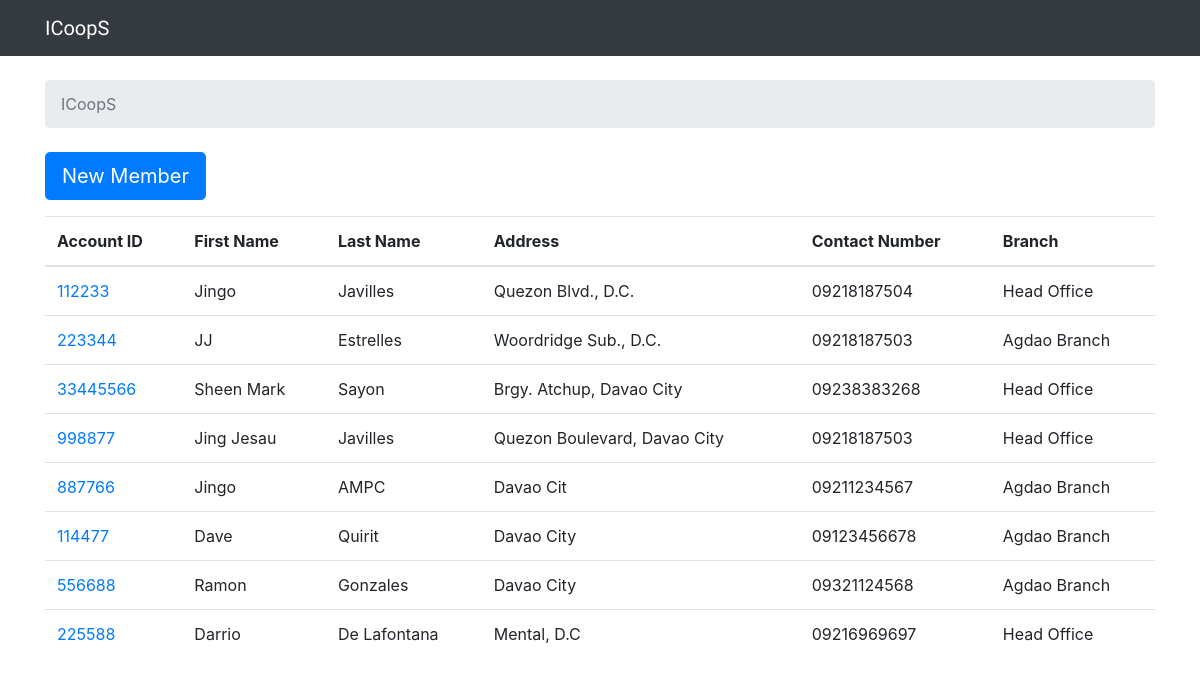
The page / on the database its author committed.
### client/models.py (models this page shows, shortened)
class Client(models.Model):
    acctid = models.CharField(max_length=30, primary_key=True, unique=True)
    fname = models.CharField(max_length=45)
    lname = models.CharField(max_length=45)
    address = models.CharField(max_length=300)
    contactnum = models.CharField(max_length=45)
    branch = models.ForeignKey(Branch, on_delete=models.DO_NOTHING, related_name='clients')

class Branch(models.Model):
    branchcode = models.IntegerField(primary_key=True, unique=True)
    branchname = models.CharField(max_length=45)
    def __str__(self):
        return self.branchname

### client/views.py (the view)
# urls.py: 2. Add a URL to urlpatterns:  path('', views.home, name='home')
def home(request):
    clients = Client.objects.all()
    return render(request, 'home.html', {'clients': clients})

### templates/home.html
{% extends 'base.html' %}
{% block breadcrumb %}
  <li class="breadcrumb-item active">ICoopS</li>
{% endblock %}
{% block content %}
    <p class="text-nowrap"> <a href="{% url 'new_client' %}" class="btn btn-primary btn-lg" role="button">New Member</a> </p>
      <table class="table">
        <thead class="thead-inverse">
        <tr>
          <th>Account ID</th>
          <th>First Name</th>
          <th>Last Name</th>
          <th>Address</th>
          <th>Contact Number</th>
          <th>Branch</th>
        </tr>
      </thead>
      <tbody>
        {% for client in clients %}
          <tr>
            <td>
              <a href="{% url 'view_client' client.pk %}">{{ client.acctid }}</a>
            </td>
            <td class="align-middle">
              {{ client.fname }}
            </td>
            <td class="align-middle">
              {{ client.lname }}
            </td>
            <td class="align-middle">
              {{ client.address }}
            </td>
            <td class="align-middle">
              {{ client.contactnum }}
            </td>
            <td class="align-middle">
              {{ client.branch }}
            </td>
          </tr>
        {% endfor %}
      </tbody>
    </table>
{% endblock %}

### templates/base.html (shortened to what this page needs)
{% load static %}<!DOCTYPE html>
<html>
  <head>
    <link rel="stylesheet" href="{% static 'css/bootstrap.min.css' %}">
    <link rel="stylesheet" href="{% static 'css/app.css' %}">
  </head>
  <body>
  <nav class="navbar navbar-expand-lg navbar-dark bg-dark">
      <div class="container">
        <a class="navbar-brand" href="{% url 'home' %}">ICoopS</a>
      </div>
    </nav>
    <div class="container">
      <ol class="breadcrumb my-4">
        {% block breadcrumb %}
        {% endblock %}
      </ol>
      {% block content %}
      {% endblock %}
    </div>
  </body>
</html>

### static/css/app.css (style rules this page uses)
.navbar-brand { font-family: 'Berkshire Swash', cursive; }

### rows shown on the page
Client: acctid "112233", fname "Jingo", lname "Javilles", address "Quezon Blvd., D.C.", contactnum "09218187504", branch "Head Office"
Client: acctid "223344", fname "JJ", lname "Estrelles", address "Woordridge Sub., D.C.", contactnum "09218187503", branch "Agdao Branch"
Client: acctid "33445566", fname "Sheen Mark", lname "Sayon", address "Brgy. Atchup, Davao City", contactnum "09238383268", branch "Head Office"
Client: acctid "998877", fname "Jing Jesau", lname "Javilles", address "Quezon Boulevard, Davao City", contactnum "09218187503", branch "Head Office"
Client: acctid "887766", fname "Jingo", lname "AMPC", address "Davao Cit", contactnum "09211234567", branch "Agdao Branch"
Client: acctid "114477", fname "Dave", lname "Quirit", address "Davao City", contactnum "09123456678", branch "Agdao Branch"
Client: acctid "556688", fname "Ramon", lname "Gonzales", address "Davao City", contactnum "09321124568", branch "Agdao Branch"
Client: acctid "225588", fname "Darrio", lname "De Lafontana", address "Mental, D.C", contactnum "09216969697", branch "Head Office"
